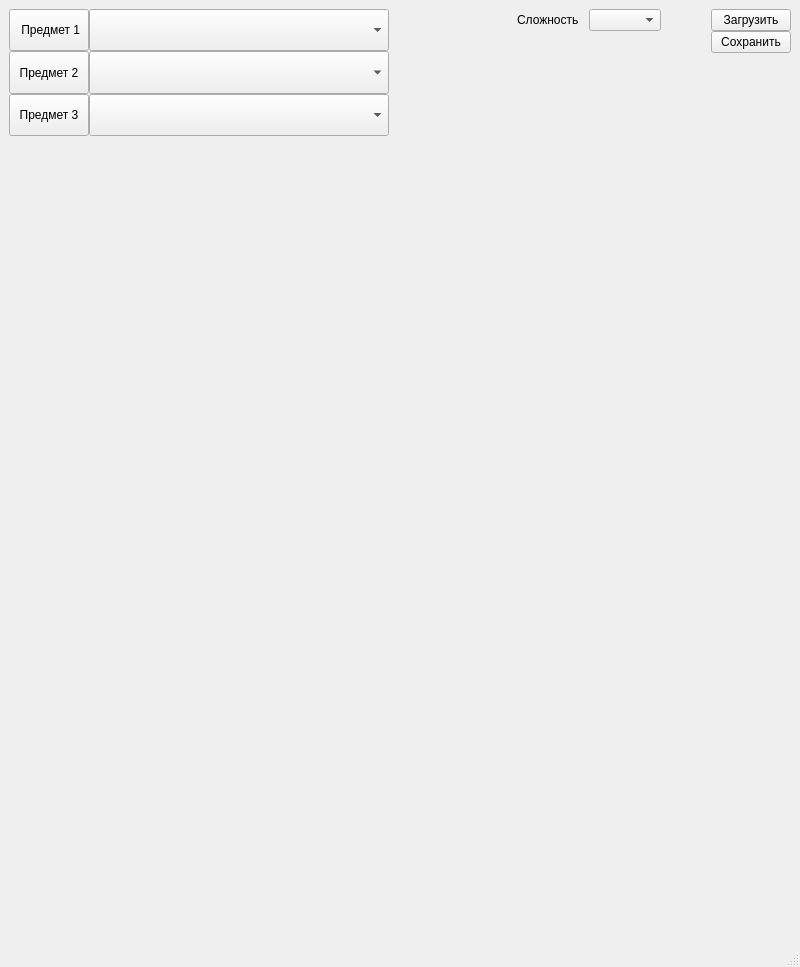
<?xml version="1.0" encoding="UTF-8"?>
<ui version="4.0">
 <class>LevelDesigner</class>
 <widget class="QMainWindow" name="LevelDesigner">
  <property name="geometry">
   <rect>
    <x>0</x>
    <y>0</y>
    <width>800</width>
    <height>967</height>
   </rect>
  </property>
  <property name="sizePolicy">
   <sizepolicy hsizetype="Fixed" vsizetype="Fixed">
    <horstretch>0</horstretch>
    <verstretch>0</verstretch>
   </sizepolicy>
  </property>
  <property name="windowTitle">
   <string>Редактор Уровня</string>
  </property>
  <widget class="QWidget" name="centralwidget">
   <layout class="QVBoxLayout" name="verticalLayout_4">
    <item>
     <layout class="QHBoxLayout" name="MainLayout">
      <property name="spacing">
       <number>0</number>
      </property>
      <property name="sizeConstraint">
       <enum>QLayout::SetNoConstraint</enum>
      </property>
      <item>
       <layout class="QHBoxLayout" name="horizontalLayout">
        <item>
         <layout class="QVBoxLayout" name="verticalLayout_2">
          <item>
           <layout class="QHBoxLayout" name="horizontalLayout_2">
            <property name="spacing">
             <number>0</number>
            </property>
            <item>
             <widget class="QPushButton" name="firstItemButton">
              <property name="sizePolicy">
               <sizepolicy hsizetype="Expanding" vsizetype="Expanding">
                <horstretch>0</horstretch>
                <verstretch>0</verstretch>
               </sizepolicy>
              </property>
              <property name="maximumSize">
               <size>
                <width>16777215</width>
                <height>16777215</height>
               </size>
              </property>
              <property name="text">
               <string> Предмет 1</string>
              </property>
             </widget>
            </item>
            <item>
             <widget class="QComboBox" name="firstItemBox">
              <property name="enabled">
               <bool>true</bool>
              </property>
              <property name="sizePolicy">
               <sizepolicy hsizetype="Expanding" vsizetype="Expanding">
                <horstretch>5</horstretch>
                <verstretch>50</verstretch>
               </sizepolicy>
              </property>
              <property name="minimumSize">
               <size>
                <width>300</width>
                <height>20</height>
               </size>
              </property>
              <property name="maximumSize">
               <size>
                <width>16777215</width>
                <height>16777215</height>
               </size>
              </property>
             </widget>
            </item>
           </layout>
          </item>
          <item>
           <layout class="QHBoxLayout" name="horizontalLayout_3">
            <property name="spacing">
             <number>0</number>
            </property>
            <item>
             <widget class="QPushButton" name="secondItemButton">
              <property name="sizePolicy">
               <sizepolicy hsizetype="Expanding" vsizetype="Expanding">
                <horstretch>0</horstretch>
                <verstretch>0</verstretch>
               </sizepolicy>
              </property>
              <property name="maximumSize">
               <size>
                <width>16777215</width>
                <height>16777215</height>
               </size>
              </property>
              <property name="text">
               <string>Предмет 2</string>
              </property>
             </widget>
            </item>
            <item>
             <widget class="QComboBox" name="secondItemBox">
              <property name="sizePolicy">
               <sizepolicy hsizetype="Expanding" vsizetype="Expanding">
                <horstretch>0</horstretch>
                <verstretch>50</verstretch>
               </sizepolicy>
              </property>
              <property name="minimumSize">
               <size>
                <width>300</width>
                <height>20</height>
               </size>
              </property>
              <property name="maximumSize">
               <size>
                <width>16777215</width>
                <height>16777215</height>
               </size>
              </property>
             </widget>
            </item>
           </layout>
          </item>
          <item>
           <layout class="QHBoxLayout" name="horizontalLayout_4">
            <property name="spacing">
             <number>0</number>
            </property>
            <item>
             <widget class="QPushButton" name="thirdItemButton">
              <property name="sizePolicy">
               <sizepolicy hsizetype="Expanding" vsizetype="Expanding">
                <horstretch>0</horstretch>
                <verstretch>0</verstretch>
               </sizepolicy>
              </property>
              <property name="maximumSize">
               <size>
                <width>16777215</width>
                <height>16777215</height>
               </size>
              </property>
              <property name="text">
               <string>Предмет 3</string>
              </property>
             </widget>
            </item>
            <item>
             <widget class="QComboBox" name="thirdItemBox">
              <property name="sizePolicy">
               <sizepolicy hsizetype="Expanding" vsizetype="Expanding">
                <horstretch>0</horstretch>
                <verstretch>50</verstretch>
               </sizepolicy>
              </property>
              <property name="minimumSize">
               <size>
                <width>300</width>
                <height>20</height>
               </size>
              </property>
              <property name="maximumSize">
               <size>
                <width>16777215</width>
                <height>16777215</height>
               </size>
              </property>
             </widget>
            </item>
           </layout>
          </item>
         </layout>
        </item>
        <item>
         <spacer name="horizontalSpacer_2">
          <property name="orientation">
           <enum>Qt::Horizontal</enum>
          </property>
          <property name="sizeType">
           <enum>QSizePolicy::MinimumExpanding</enum>
          </property>
          <property name="sizeHint" stdset="0">
           <size>
            <width>20</width>
            <height>20</height>
           </size>
          </property>
         </spacer>
        </item>
        <item>
         <layout class="QVBoxLayout" name="verticalLayout_3">
          <item>
           <layout class="QFormLayout" name="formLayout">
            <property name="horizontalSpacing">
             <number>10</number>
            </property>
            <property name="verticalSpacing">
             <number>10</number>
            </property>
            <item row="0" column="0">
             <widget class="QLabel" name="difficultyLabel">
              <property name="sizePolicy">
               <sizepolicy hsizetype="Preferred" vsizetype="Minimum">
                <horstretch>0</horstretch>
                <verstretch>0</verstretch>
               </sizepolicy>
              </property>
              <property name="text">
               <string>Cложность</string>
              </property>
             </widget>
            </item>
            <item row="0" column="1">
             <widget class="QComboBox" name="difficultyBox">
              <property name="sizePolicy">
               <sizepolicy hsizetype="Preferred" vsizetype="Fixed">
                <horstretch>0</horstretch>
                <verstretch>0</verstretch>
               </sizepolicy>
              </property>
             </widget>
            </item>
           </layout>
          </item>
          <item>
           <spacer name="verticalSpacer_2">
            <property name="orientation">
             <enum>Qt::Vertical</enum>
            </property>
            <property name="sizeHint" stdset="0">
             <size>
              <width>20</width>
              <height>40</height>
             </size>
            </property>
           </spacer>
          </item>
         </layout>
        </item>
        <item>
         <spacer name="horizontalSpacer">
          <property name="orientation">
           <enum>Qt::Horizontal</enum>
          </property>
          <property name="sizeType">
           <enum>QSizePolicy::Minimum</enum>
          </property>
          <property name="sizeHint" stdset="0">
           <size>
            <width>50</width>
            <height>20</height>
           </size>
          </property>
         </spacer>
        </item>
       </layout>
      </item>
      <item>
       <layout class="QVBoxLayout" name="verticalLayout">
        <item>
         <widget class="QPushButton" name="loadButton">
          <property name="text">
           <string>Загрузить</string>
          </property>
         </widget>
        </item>
        <item>
         <widget class="QPushButton" name="saveButton">
          <property name="text">
           <string>Сохранить</string>
          </property>
         </widget>
        </item>
        <item>
         <spacer name="verticalSpacer">
          <property name="orientation">
           <enum>Qt::Vertical</enum>
          </property>
          <property name="sizeHint" stdset="0">
           <size>
            <width>20</width>
            <height>40</height>
           </size>
          </property>
         </spacer>
        </item>
       </layout>
      </item>
     </layout>
    </item>
    <item>
     <spacer name="verticalSpacer_3">
      <property name="orientation">
       <enum>Qt::Vertical</enum>
      </property>
      <property name="sizeType">
       <enum>QSizePolicy::Expanding</enum>
      </property>
      <property name="sizeHint" stdset="0">
       <size>
        <width>40</width>
        <height>800</height>
       </size>
      </property>
     </spacer>
    </item>
   </layout>
  </widget>
  <widget class="QMenuBar" name="menubar">
   <property name="geometry">
    <rect>
     <x>0</x>
     <y>0</y>
     <width>800</width>
     <height>21</height>
    </rect>
   </property>
  </widget>
  <widget class="QStatusBar" name="statusbar"/>
 </widget>
 <resources/>
 <connections/>
</ui>
